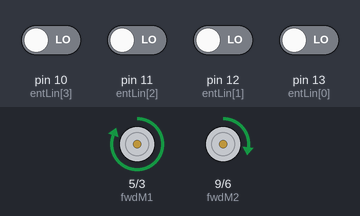
This sketch was run on a simulated Arduino Mega 2560, built with avr-gcc and run on an emulated ATmega2560. Parts: motor-driver pin pairs drawn as motors (green arrow = first pin HIGH = forward, orange = second pin HIGH = backward, longer = more drive). The inputs (shaded band) are chosen by the test bench; at power-on: pin 10 (entLin[3]), pin 11 (entLin[2]), pin 12 (entLin[1]), pin 13 (entLin[0]) LOW. What the sketch prints to the serial monitor is not drawn.

Above: at 4.7 s.
4.8 s: pin 13 (entLin[0]) driven HIGH
At 6.2 s:
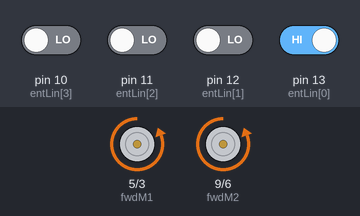
7.8 s: pin 12 (entLin[1]) driven HIGH
At 8.13 s:
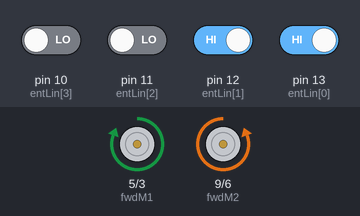
10.8 s: pin 12 (entLin[1]) driven LOW
At 11.36 s:
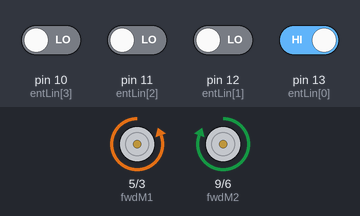
13.8 s: pin 11 (entLin[2]) driven HIGH and pin 12 (entLin[1]) driven HIGH
At 14.7 s:
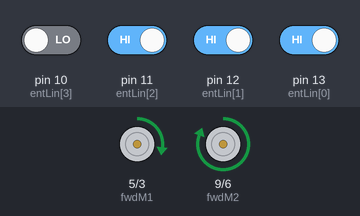
15.6 s: pin 13 (entLin[0]) driven LOW
At 17.1 s:
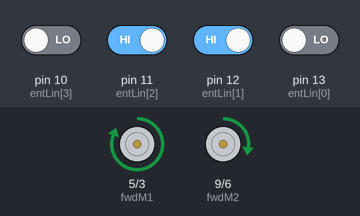
17.4 s: pin 12 (entLin[1]) driven LOW and pin 13 (entLin[0]) driven HIGH
At 18.19 s:
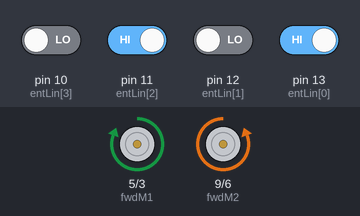
Timing chart, 0 to 21.4 s (numbered marks = the images above; inputs shaded):
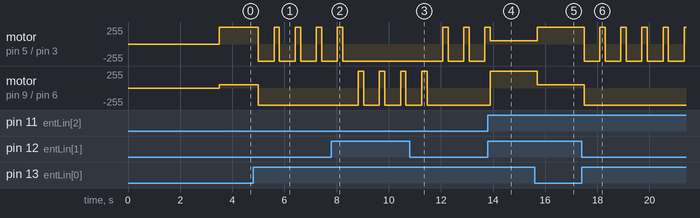

The sketch:

robotSUMO-v0.1.ino
```cpp
//Entradas
int entIR[] = {17, 16, 15, 14}; //Pines de los sensores Sharp y Baluff
int entLin[] = {13, 12, 11, 10}; //Pines de los sensores de línea
int entDIP[] = {2, 4, 7, 8}; //Pines del DIP Switch
int countIR; //Almacena la cantidad de sensores Infrarojos
int countLin; //Almacena la cantidad de sensores de línea

//Pines de las entradas del doble puente H
int fwdM1 = 5; //Adelante del motor 1
int bwdM1 = 3; //Atras del motor 1
int fwdM2 = 9; //Adelante del motor 2
int bwdM2 = 6; //Atras del motor 2
float constGir = 0.8;

String state = "";
String prevState = "";

void setup() {
  Serial.begin(9600); //Se inicia la comunicacion serial

  countIR = sizeof(entIR)/sizeof(entIR[0]); //Almacena la cantidad de sensores Infrarojos
  countLin = sizeof(entLin)/sizeof(entLin[0]); //Almacena la cantidad de sensores de línea

  for (int i = 0; i < countIR; i++){ //Itera por cada item del array "entIR" y establece cada pin como una entrada
    pinMode(entIR[i], INPUT);
  }
  for (int i = 0; i < countLin; i++){ //Itera por cada item del array "entLin" y establece cada pin como una entrada
    pinMode(entLin[i], INPUT);
  }

  //Se establecen los pines del driver de los motores como salidas
  pinMode(fwdM1, OUTPUT);
  pinMode(bwdM1, OUTPUT);
  pinMode(fwdM2, OUTPUT);
  pinMode(bwdM2, OUTPUT);

  Serial.println("Arduino listo!");
  //while(not digitalRead(A7)){} //Espera que se pulse el boton de arranque y espera 5 segundos antes de arrancar.
  Serial.print("5");
  //delay(1000);
  Serial.print("4");
  delay(500);
  Serial.print("3");
  delay(1000);
  Serial.print("2");
  delay(1000);
  Serial.println("1");
  delay(1000);

//  onSpotTurn(res); //Realiza el giro inicial dado por el DIP switch
}

void loop() {
  if (not checkLin()){ //Si no se detecta ninguna linea
    if (not checkIR()){ //Si no se detecta nada a traves de los sensores IR
      state = "N/A";
      fwdFull(); //Todos los motores hacia adelante
    }
  }
  if (state != prevState){ //Si el estado actual es diferente del anterior
    motorsLOW(); //Apagar los motores
    prevState = state;
  }
  Serial.println(state);
//  delay(1000);
}

//Evalua que accion tomar segun el estado de los sensores de línea
bool checkLin(){
  if (not digitalRead(entLin[0])){
    fwdTurn(constGir);//Atras izq.
    state = "ATI";
    delay(300);
    return true;
  }
  else if(not digitalRead(entLin[1])){
    bwdFull();
    delay(600);
    onSpotTurn(-90); //Adelante izq.
    state = "ADI";
    return true;
  }
  else if(not digitalRead(entLin[2])){
    bwdFull();
    delay(600);
    onSpotTurn(90);//Adelante der.
    state = "ADD";
    return true;
  }
  else if(not digitalRead(entLin[3])){
    fwdTurn(-1 * constGir);//Atras der.
    state = "ATD";
    delay(300);
    return true;
  }
  return false;
}

//Evalua que accion tomar segun el estado de los sensores IR
bool checkIR(){
  bool senCheck;
  for (int i = 0; i < countIR; i++){
    if (i == 0 || i == 4){ //Los sensores 0 y 4 son los laterales y necesitan una lectura analógica
      senCheck = analogRead(entIR[i]) > 150;
      Serial.print(" analogRead: " + String(analogRead(entIR[i])) + " ");
    }else{
      senCheck = digitalRead(entIR[i]);
    }
    if (senCheck){
      switch (i){
        case 0: {
          onSpotTurn(90); //O
          state = "O";
          break;
        }
        case 1: {
          fwdTurn(-1 * constGir);//NO
          state = "NO";
          break;
        }
        case 2: {
          fwdTurn(constGir);//NE
          state = "NE";
          break;
        }
        case 3: {
          onSpotTurn(-90);//E
          state = "E";
          break;
        }
      }
      return true;
    }
  }
  return false;
}

//Movimiento
void fwdFull(){
  digitalWrite(fwdM1, HIGH);
  digitalWrite(fwdM2, HIGH);
  digitalWrite(bwdM1, LOW);
  digitalWrite(bwdM2, LOW);
}
void bwdFull(){
  digitalWrite(bwdM1, HIGH);
  digitalWrite(bwdM2, HIGH);
  digitalWrite(fwdM1, LOW);
  digitalWrite(fwdM2, LOW);
}

void motorsLOW(){
  digitalWrite(fwdM1, LOW);
  digitalWrite(fwdM2, LOW);
  digitalWrite(bwdM1, LOW);
  digitalWrite(bwdM2, LOW);
}

void onSpotTurn(int deg) { //Giro en el lugar (toma un valor de -90 a 90 grados)
  motorsLOW();
  if (deg > 0){
    digitalWrite(fwdM2, HIGH);
    digitalWrite(bwdM1, HIGH);
  }else{
    digitalWrite(bwdM2, HIGH);
    digitalWrite(fwdM1, HIGH);
  }
  Serial.println((abs(deg) * long(208)) / 90);
  delay((abs(deg) * long(208)) / 90);
  motorsLOW();
}

void fwdTurn(float deg){ //Giro hacia adelante (toma un valor desde -1 a 1)
  digitalWrite(bwdM1, LOW);
  digitalWrite(bwdM2, LOW);
  if (deg > 0){
    int valM2 = 255 * (1 - deg);
    digitalWrite(fwdM1, HIGH);
    analogWrite(fwdM2, valM2);
  }
  else{
    int valM1 = 255 * (1 - abs(deg));
    digitalWrite(fwdM2, HIGH);
    analogWrite(fwdM1, valM1);
  }
}
void bwdTurn(float deg){ //Giro hacia atras (toma un valor desde -1 a 1)
  digitalWrite(fwdM1, LOW);
  digitalWrite(fwdM2, LOW);
  if (deg > 0){
    int valM2 = 255 * (1 - deg);
    digitalWrite(bwdM1, HIGH);
    analogWrite(bwdM2, valM2);
  }
  else{
    int valM1 = 255 * (1 - abs(deg));
    digitalWrite(bwdM2, HIGH);
    analogWrite(bwdM1, valM1);
  }
}

void DIPTurn(){
  for (int i = 0; i < 4; i++){
    if(digitalRead(entDIP[i])){
      switch (i){
        case 0:
          onSpotTurn(-90);
          return;
        case 1:
          onSpotTurn(-45);
          return;
        case 2:
          onSpotTurn(45);
          return;
        case 3:
          onSpotTurn(90);
          return;
      }
    }
  }
}
```

Measured:
- after the input at 4.8 s, motor on pin 5 (fwdM1) / pin 3 (bwdM1): alternates forward 255/255 for 0.21 s and backward 255/255 for 0.60 s, starting after 0.20 s; motor on pin 9 (fwdM2) / pin 6 (bwdM2): forward 50/255 → backward 255/255 after 0.20 s
- after the input at 7.8 s, motor on pin 5 (fwdM1) / pin 3 (bwdM1): goes on until 8.2 s, then stays backward 255/255; motor on pin 9 (fwdM2) / pin 6 (bwdM2): alternates forward 255/255 for 0.21 s and backward 255/255 for 0.60 s, starting after 1.0 s
- after the input at 10.8 s, motor on pin 5 (fwdM1) / pin 3 (bwdM1): alternates forward 255/255 for 0.21 s and backward 255/255 for 0.60 s, starting after 1.3 s; motor on pin 9 (fwdM2) / pin 6 (bwdM2): goes on until 11.5 s, then stays backward 255/255
- after the input at 13.8 s, motor on pin 9 (fwdM2) / pin 6 (bwdM2): backward 255/255 → forward 255/255 after 0.09 s
- after the input at 15.6 s, motor on pin 5 (fwdM1) / pin 3 (bwdM1): forward 50/255 → forward 255/255 after 0.09 s; motor on pin 9 (fwdM2) / pin 6 (bwdM2): forward 255/255 → forward 50/255 after 0.09 s
- after the input at 17.4 s, motor on pin 5 (fwdM1) / pin 3 (bwdM1): alternates forward 255/255 for 0.21 s and backward 255/255 for 0.60 s, starting after 0.10 s; motor on pin 9 (fwdM2) / pin 6 (bwdM2): forward 50/255 → backward 255/255 after 0.10 s
